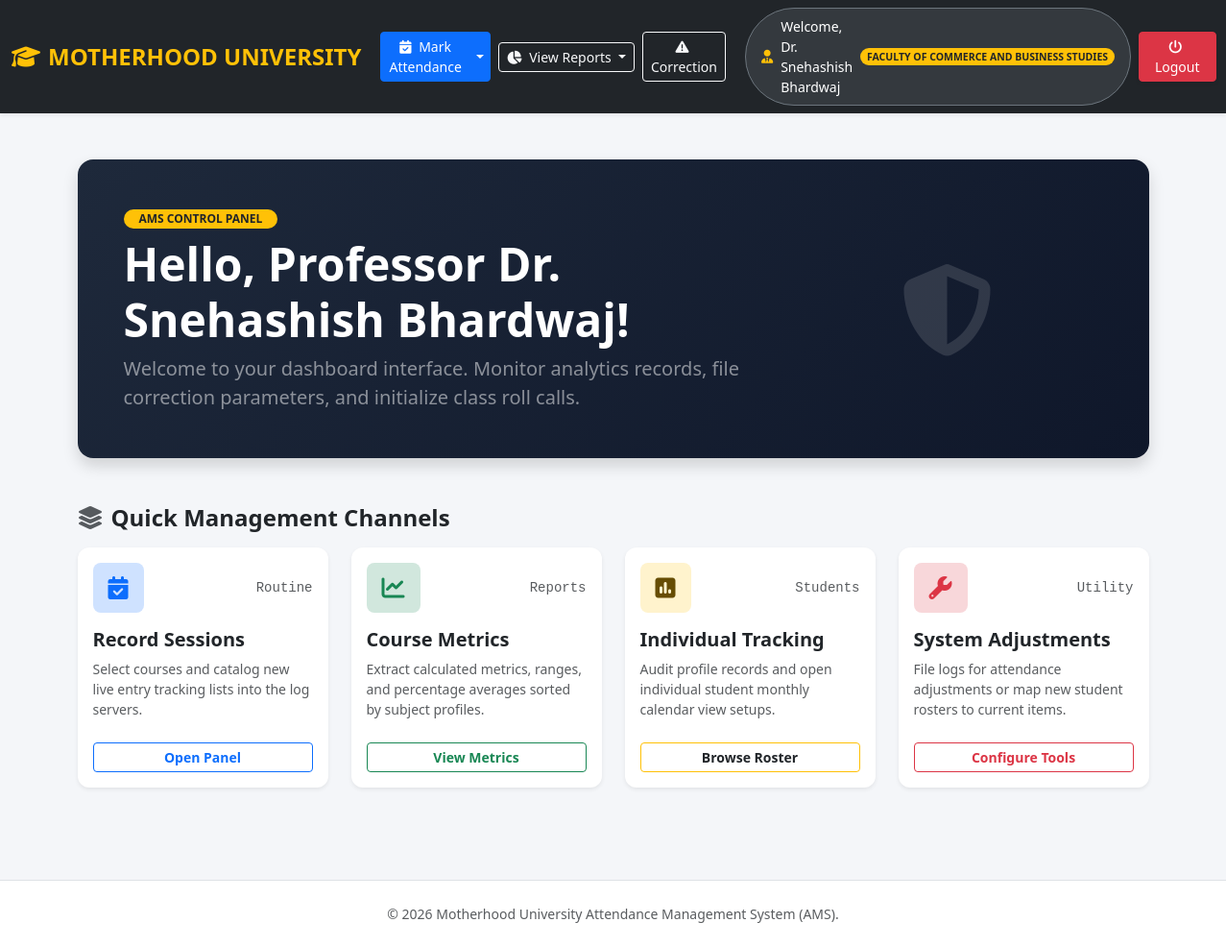
Screenshot of /teacher/index.php (signed in) with the database file from the repository.
### tables this page shows
CREATE TABLE `teachers` (
  `id` int(11) NOT NULL,
  `name` varchar(255) NOT NULL,
  `faculty` varchar(255) NOT NULL,
  `number` int(13) NOT NULL,
  `designation` varchar(66) NOT NULL
);

### teacher/index.php (the view, shortened to what this page needs)
<?php
include "../db_connect.php";
$id = $_SESSION['teacher_id'];
$query = "SELECT name, faculty FROM teachers WHERE id = '$id'";
$result = mysqli_query($conn, $query);
if ($result && mysqli_num_rows($result) == 1) {
    $teacher = mysqli_fetch_assoc($result);
    $teacher_name = $teacher['name'];
    $faculty = $teacher['faculty'];
} else {
    header("Location: ../logout.php");
    exit;
}
?>
<!doctype html>
<html lang="en" data-bs-theme="light">
<head>
    <link href="https://cdn.jsdelivr.net/npm/bootstrap@5.3.8/dist/css/bootstrap.min.css" rel="stylesheet"
 />
    <link rel="stylesheet" href="https://cdnjs.cloudflare.com/ajax/libs/font-awesome/6.4.2/css/all.min.css" />
</head>
<body>
    <header>
        <nav class="navbar navbar-expand-lg navbar-dark bg-dark shadow-sm py-2">
            <div class="container-fluid">
                <a class="navbar-brand text-warning fw-bold fs-4 d-flex align-items-center" href="index.php">
                    <i class="fa-solid fa-graduation-cap me-2"></i>MOTHERHOOD UNIVERSITY
                </a>
                <div class="collapse navbar-collapse justify-content-end" id="dashboardNavbar">
                    <ul class="navbar-nav align-items-center me-3">
                        <li class="nav-item mx-1 my-1 my-lg-0 dropdown">
                            <div class="btn-group w-100">
                                <a href="teacher_subjects.php" class="btn btn-sm btn-primary">
                                    <i class="fa-solid fa-calendar-check me-1"></i> Mark Attendance
                                </a>
                                <button type="button"
                                    class="btn btn-sm btn-primary dropdown-toggle dropdown-toggle-split"
                                    data-bs-toggle="dropdown" aria-expanded="false">
                                </button>
                            </div>
                        </li>
                        <li class="nav-item mx-1 my-1 my-lg-0 dropdown">
                            <button class="btn btn-sm btn-outline-light w-100 dropdown-toggle" type="button"
                                data-bs-toggle="dropdown" aria-expanded="false">
                                <i class="fa-solid fa-chart-pie me-1"></i> View Reports
                            </button>
                        </li>
                        <li class="nav-item mx-1 my-1 my-lg-0">
                            <a href="request_correction.php" class="btn btn-sm btn-outline-light w-100"><i
                                    class="fa-solid fa-triangle-exclamation me-1"></i> Correction</a>
                        </li>
                    </ul>
                    <div
                        class="d-flex flex-column flex-lg-row align-items-stretch align-items-lg-center gap-2 mt-2 mt-lg-0 w-100 w-lg-auto">
                        <span
                            class="navbar-text text-white bg-secondary bg-opacity-25 border border-secondary px-3 py-1.5 rounded-pill small d-inline-flex align-items-center justify-content-center">
                            <i class="fa-solid fa-user-tie me-2 text-warning"></i> Welcome,
                            <?php echo htmlspecialchars($teacher_name); ?>
                            <span
                                class="badge bg-warning text-dark ms-2 rounded-pill fw-semibold"><?php echo htmlspecialchars($faculty); ?></span>
                        </span>
                        <a href="../logout.php" class="btn btn-sm btn-danger shadow-sm px-3"><i
                                class="fa-solid fa-power-off me-1"></i> Logout</a>
                    </div>
                </div>
            </div>
        </nav>
    </header>
    <main class="container py-5">
        <div class="dashboard-banner p-4 p-md-5 shadow mb-4">
            <div class="row align-items-center">
                <div class="col-md-8">
                    <span
                        class="badge bg-warning text-dark fw-bold mb-2 px-3 py-1.5 rounded-pill text-uppercase tracking-wider">AMS
                        Control Panel</span>
                    <h1 class="display-5 fw-bold mb-2">Hello, Professor <?php echo htmlspecialchars($teacher_name); ?>!
                    </h1>
                    <p class="lead text-white-50 mb-0">Welcome to your dashboard interface. Monitor analytics records,
                        file correction parameters, and initialize class roll calls.</p>
                </div>
                <div class="col-md-4 text-center d-none d-md-block">
                    <span style="font-size: 6rem;" class="text-white-50 opacity-25"><i
                            class="fa-solid fa-shield-halved"></i></span>
                </div>
            </div>
        </div>
        <h4 class="fw-bold text-dark mb-3 mt-5"><i class="fa-solid fa-layer-group text-muted me-2"></i>Quick Management
            Channels</h4>
        <div class="row g-4">
            <div class="col-12 col-md-6 col-lg-3">
                <div class="action-card card shadow-sm p-3 h-100">
                    <div class="d-flex align-items-center justify-content-between mb-3">
                        <span class="p-2 bg-primary-subtle text-primary rounded-3 fs-4 px-3"><i
                                class="fa-solid fa-calendar-check"></i></span>
                        <span class="text-muted small fw-medium font-monospace">Routine</span>
                    </div>
                    <h5 class="fw-bold text-dark">Record Sessions</h5>
                    <p class="text-muted small flex-grow-1">Select courses and catalog new live entry tracking lists
                        into the log servers.</p>
                    <a href="teacher_subjects.php" class="btn btn-sm btn-outline-primary w-100 mt-2 fw-semibold">Open
                        Panel</a>
                </div>
            </div>
            <div class="col-12 col-md-6 col-lg-3">
                <div class="action-card card shadow-sm p-3 h-100">
                    <div class="d-flex align-items-center justify-content-between mb-3">
                        <span class="p-2 bg-success-subtle text-success rounded-3 fs-4 px-3"><i
                                class="fa-solid fa-chart-line"></i></span>
                        <span class="text-muted small fw-medium font-monospace">Reports</span>
                    </div>
                    <h5 class="fw-bold text-dark">Course Metrics</h5>
                    <p class="text-muted small flex-grow-1">Extract calculated metrics, ranges, and percentage averages
                        sorted by subject profiles.</p>
                    <a href="subject_attendence.php" class="btn btn-sm btn-outline-success w-100 mt-2 fw-semibold">View
                        Metrics</a>
                </div>
            </div>
            <div class="col-12 col-md-6 col-lg-3">
                <div class="action-card card shadow-sm p-3 h-100">
                    <div class="d-flex align-items-center justify-content-between mb-3">
                        <span class="p-2 bg-warning-subtle text-warning-emphasis rounded-3 fs-4 px-3"><i
                                class="fa-solid fa-square-poll-vertical"></i></span>
                        <span class="text-muted small fw-medium font-monospace">Students</span>
                    </div>
                    <h5 class="fw-bold text-dark">Individual Tracking</h5>
                    <p class="text-muted small flex-grow-1">Audit profile records and open individual student monthly
                        calendar view setups.</p>
                    <a href="student_attendence.php"
                        class="btn btn-sm btn-outline-warning w-100 mt-2 fw-semibold text-dark">Browse Roster</a>
                </div>
            </div>
            <div class="col-12 col-md-6 col-lg-3">
                <div class="action-card card shadow-sm p-3 h-100">
                    <div class="d-flex align-items-center justify-content-between mb-3">
                        <span class="p-2 bg-danger-subtle text-danger rounded-3 fs-4 px-3"><i
                                class="fa-solid fa-wrench"></i></span>
                        <span class="text-muted small fw-medium font-monospace">Utility</span>
                    </div>
                    <h5 class="fw-bold text-dark">System Adjustments</h5>
                    <p class="text-muted small flex-grow-1">File logs for attendance adjustments or map new student
                        rosters to current items.</p>
                    <a href="request_correction.php"
                        class="btn btn-sm btn-outline-danger w-100 mt-2 fw-semibold">Configure Tools</a>
                </div>
            </div>
        </div>
    </main>
    <footer class="text-center py-4 mt-5 text-muted small bg-white border-top">
        <p class="mb-0">&copy; 2026 Motherhood University Attendance Management System (AMS).</p>
    </footer>
</body>
</html>

### teacher/index.php (style rules this page uses)
body { background-color: #f4f6f9; }
.dashboard-banner { background: linear-gradient(135deg, #1e293b 0%, #0f172a 100%); border-radius: 16px; color: #ffffff; }
.action-card { background: #ffffff; border: none; border-radius: 12px; transition: all 0.25s ease; }

### rows the page displays
teachers: name "Dr. Snehashish Bhardwaj", faculty "FACULTY OF COMMERCE AND BUSINESS STUDIES"
